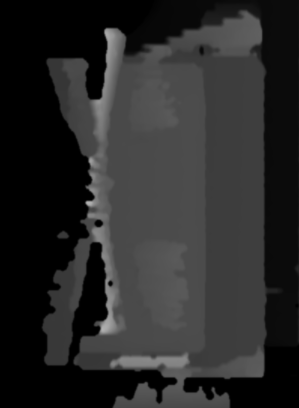
#> input picture difficult.png, 299 x 408 px
$ python FisrtPoint.py
#> lines starting #> are read from the running program, lines starting #| are printed output that depends on the picture; after the words box and inside, x2 and y2 are one past the last pixel; in counts of white or black regions, pixels touching at a corner belong together
import cv2
import numpy as np

# 그레이스케일 이미지 불러오기
original_image = cv2.imread('difficult.png', cv2.IMREAD_GRAYSCALE)
#> original_image is the input picture: shape (408, 299); min 0, max 178, mean 41.3

# 내부적으로 밝기 값 45 이하를 0으로 처리
threshold_value = 45
_, thresholded_image = cv2.threshold(original_image, threshold_value, 255, cv2.THRESH_TOZERO)

# 원본 이미지를 컬러로 변환 (ROI 시각적 표시용)
image_with_roi = cv2.cvtColor(original_image, cv2.COLOR_GRAY2BGR)

# 큰 ROI 설정
x, y, w, h = 70, 30, 220, 350  # ROI 좌표와 크기

# 큰 ROI를 초록색 사각형으로 강조 표시
cv2.rectangle(image_with_roi, (x, y), (x + w, y + h), (0, 255, 0), 2)
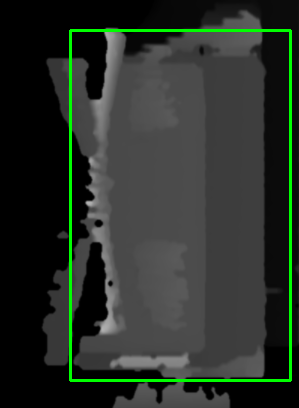
#> image_with_roi: shape (408, 299, 3); 2.8% of pixels changed, all inside (x1, y1, x2, y2) = (69, 29, 292, 382)

# 큰 ROI의 중간 y좌표 계산
big_roi_middle_y = y + h // 2

# 밝기 값 계산 및 급격한 변화 후 점 찍기
previous_value = None
delta_threshold = 5  # 급격한 변화 임계값
points_marked = 0  # 표시된 점의 개수
last_marked_position = None  # 마지막 점의 위치 저장

# 첫 번째 스캔: 오른쪽에서 왼쪽으로 스캔하며 점 찍기
for i in range(w - 1, -1, -1):  # 오른쪽에서 왼쪽으로 스캔
    pixel_value = int(thresholded_image[big_roi_middle_y, x + i])  # 처리된 이미지 사용

    if previous_value is not None:
        delta = abs(pixel_value - previous_value)  # 정수형 연산으로 오버플로우 방지
        if delta >= delta_threshold and (points_marked < 3):
            if points_marked == 0 or abs(i - last_marked_position) > 5:
                # 점 찍기
                cv2.circle(image_with_roi, (x + i, big_roi_middle_y), 3, (0, 0, 255), -1)
                points_marked += 1
                last_marked_position = i  # 마지막 점의 위치 저장

    previous_value = pixel_value
#> this loop made 220 passes
#> (pixel_value, delta, previous_value) on passes 2 to 13: (0, 0, 0), (0, 0, 0), (0, 0, 0), (0, 0, 0), (0, 0, 0), (0, 0, 0), (0, 0, 0), (0, 0, 0), (0, 0, 0), (0, 0, 0), (0, 0, 0), (0, 0, 0)
#> (pixel_value, delta) on passes 61 to 66: (61, 0), (61, 0), (61, 0), (61, 0), (61, 0), (61, 0)
#> image_with_roi: shape (408, 299, 3); 0.07% of pixels changed, all inside (x1, y1, x2, y2) = (107, 202, 267, 209)
#> after the loop, last_marked_position = 40; points_marked = 3

# 결과 시각화
cv2.imshow('ROI Visualization', image_with_roi)
cv2.waitKey(0)
cv2.destroyAllWindows()
